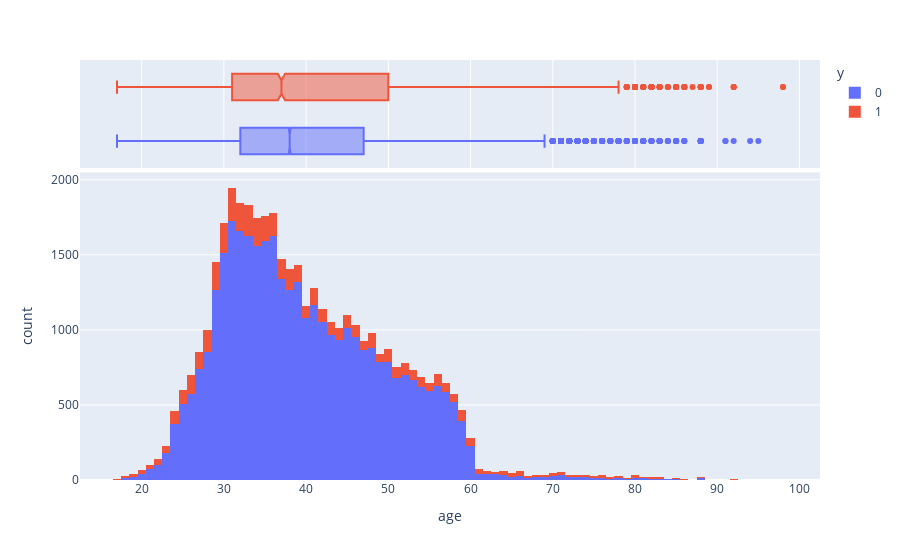

Notebook source saved alongside this figure:
### Code cell
# Exaime age distribution and subscription status

fig = px.histogram(df_nodups, x="age", color='y', marginal='box')
fig.show()

### Figure 1 — Plotly figure (JSON) as saved in the notebook; plotly's stock layout.template omitted (floating-point values rounded to 4 significant figures; data arrays with more than 128 entries replaced by an {"elided": "..."} marker saying what was removed)
{"data": [{"alignmentgroup": "True", "bingroup": "x", "hovertemplate": "y=0<br>age=%{x}<br>count=%{y}<extra></extra>", "legendgroup": "0", "marker": {"color": "#636efa", "pattern": {"shape": ""}}, "name": "0", "offsetgroup": "0", "orientation": "v", "showlegend": true, "type": "histogram", "x": {"elided": "36537 int values"}, "xaxis": "x", "yaxis": "y"}, {"alignmentgroup": "True", "hovertemplate": "y=0<br>age=%{x}<extra></extra>", "legendgroup": "0", "marker": {"color": "#636efa"}, "name": "0", "notched": true, "offsetgroup": "0", "showlegend": false, "type": "box", "x": {"elided": "36537 int values"}, "xaxis": "x2", "yaxis": "y2"}, {"alignmentgroup": "True", "bingroup": "x", "hovertemplate": "y=1<br>age=%{x}<br>count=%{y}<extra></extra>", "legendgroup": "1", "marker": {"color": "#EF553B", "pattern": {"shape": ""}}, "name": "1", "offsetgroup": "1", "orientation": "v", "showlegend": true, "type": "histogram", "x": {"elided": "4639 int values"}, "xaxis": "x", "yaxis": "y"}, {"alignmentgroup": "True", "hovertemplate": "y=1<br>age=%{x}<extra></extra>", "legendgroup": "1", "marker": {"color": "#EF553B"}, "name": "1", "notched": true, "offsetgroup": "1", "showlegend": false, "type": "box", "x": {"elided": "4639 int values"}, "xaxis": "x2", "yaxis": "y2"}], "layout": {"autosize": true, "barmode": "relative", "legend": {"title": {"text": "y"}, "tracegroupgap": 0}, "margin": {"t": 60}, "xaxis": {"anchor": "y", "autorange": true, "domain": [0, 1], "range": [12.5, 102.5], "title": {"text": "age"}, "type": "linear"}, "xaxis2": {"anchor": "y2", "autorange": true, "domain": [0, 1], "matches": "x", "range": [12.5, 102.5], "showgrid": true, "showticklabels": false, "type": "linear"}, "yaxis": {"anchor": "x", "autorange": true, "domain": [0, 0.7326], "range": [0, 2049.0], "title": {"text": "count"}}, "yaxis2": {"anchor": "x2", "autorange": true, "domain": [0.7426, 1], "matches": "y2", "range": [-0.5, 1.5], "showgrid": false, "showline": false, "showticklabels": false, "ticks": "", "type": "category"}}}
